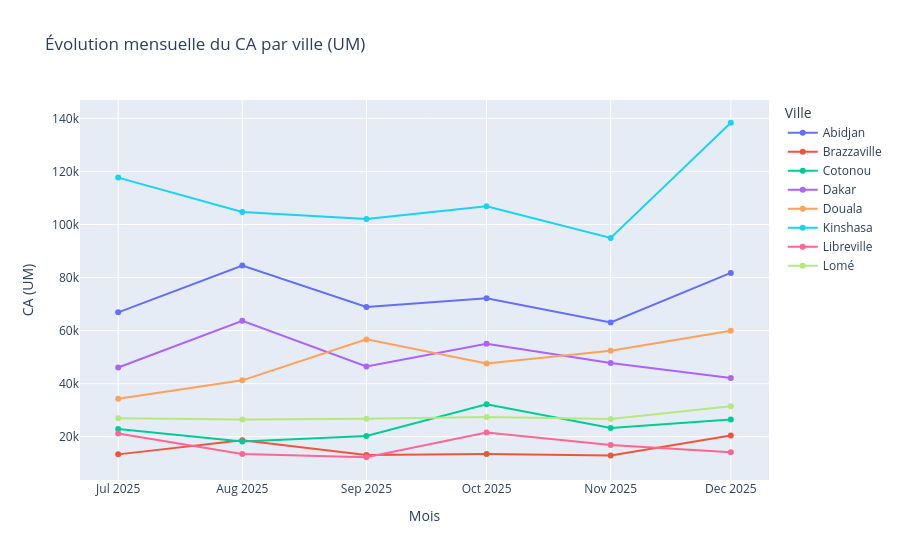

The cell this chart's notebook holds for it:
### Code cell
fig = px.line(pv.T, markers=True, title="Évolution mensuelle du CA par ville (UM)",
              labels={"value": "CA (UM)", "mois_label": "Mois", "ville": "Ville"}); fig.show()
fig, ax = plt.subplots(figsize=(9, 3.6)); croiss_ = ville["croissance_dec_vs_juil_%"].sort_values()
sns.barplot(y=croiss_.index, x=croiss_.values, ax=ax, palette=["#c0392b" if v < 0 else "#27ae60" for v in croiss_.values])
ax.set_title("Croissance du CA, décembre vs juillet (%)"); ax.set_xlabel("%"); ax.set_ylabel("")
save("07_croissance_villes"); plt.show()

### Figure 1 — Plotly figure (JSON) as saved in the notebook; plotly's stock layout.template omitted (floating-point values rounded to 4 significant figures)
{"data": [{"hovertemplate": "Ville=Abidjan<br>Mois=%{x}<br>CA (UM)=%{y}<extra></extra>", "legendgroup": "Abidjan", "line": {"color": "#636efa", "dash": "solid"}, "marker": {"symbol": "circle"}, "mode": "lines+markers", "name": "Abidjan", "orientation": "v", "showlegend": true, "type": "scatter", "x": ["2025-07", "2025-08", "2025-09", "2025-10", "2025-11", "2025-12"], "xaxis": "x", "y": [66890.0, 84560.0, 68930.0, 72160.0, 63070.0, 81760.0], "yaxis": "y"}, {"hovertemplate": "Ville=Brazzaville<br>Mois=%{x}<br>CA (UM)=%{y}<extra></extra>", "legendgroup": "Brazzaville", "line": {"color": "#EF553B", "dash": "solid"}, "marker": {"symbol": "circle"}, "mode": "lines+markers", "name": "Brazzaville", "orientation": "v", "showlegend": true, "type": "scatter", "x": ["2025-07", "2025-08", "2025-09", "2025-10", "2025-11", "2025-12"], "xaxis": "x", "y": [13350.0, 18640.0, 13150.0, 13520.0, 12930.0, 20500.0], "yaxis": "y"}, {"hovertemplate": "Ville=Cotonou<br>Mois=%{x}<br>CA (UM)=%{y}<extra></extra>", "legendgroup": "Cotonou", "line": {"color": "#00cc96", "dash": "solid"}, "marker": {"symbol": "circle"}, "mode": "lines+markers", "name": "Cotonou", "orientation": "v", "showlegend": true, "type": "scatter", "x": ["2025-07", "2025-08", "2025-09", "2025-10", "2025-11", "2025-12"], "xaxis": "x", "y": [22920.0, 18160.0, 20260.0, 32210.0, 23320.0, 26480.0], "yaxis": "y"}, {"hovertemplate": "Ville=Dakar<br>Mois=%{x}<br>CA (UM)=%{y}<extra></extra>", "legendgroup": "Dakar", "line": {"color": "#ab63fa", "dash": "solid"}, "marker": {"symbol": "circle"}, "mode": "lines+markers", "name": "Dakar", "orientation": "v", "showlegend": true, "type": "scatter", "x": ["2025-07", "2025-08", "2025-09", "2025-10", "2025-11", "2025-12"], "xaxis": "x", "y": [46090.0, 63700.0, 46510.0, 55050.0, 47790.0, 42180.0], "yaxis": "y"}, {"hovertemplate": "Ville=Douala<br>Mois=%{x}<br>CA (UM)=%{y}<extra></extra>", "legendgroup": "Douala", "line": {"color": "#FFA15A", "dash": "solid"}, "marker": {"symbol": "circle"}, "mode": "lines+markers", "name": "Douala", "orientation": "v", "showlegend": true, "type": "scatter", "x": ["2025-07", "2025-08", "2025-09", "2025-10", "2025-11", "2025-12"], "xaxis": "x", "y": [34340.0, 41260.0, 56700.0, 47640.0, 52400.0, 59910.0], "yaxis": "y"}, {"hovertemplate": "Ville=Kinshasa<br>Mois=%{x}<br>CA (UM)=%{y}<extra></extra>", "legendgroup": "Kinshasa", "line": {"color": "#19d3f3", "dash": "solid"}, "marker": {"symbol": "circle"}, "mode": "lines+markers", "name": "Kinshasa", "orientation": "v", "showlegend": true, "type": "scatter", "x": ["2025-07", "2025-08", "2025-09", "2025-10", "2025-11", "2025-12"], "xaxis": "x", "y": [117700.0, 104700.0, 102100.0, 106900.0, 94970.0, 138400.0], "yaxis": "y"}, {"hovertemplate": "Ville=Libreville<br>Mois=%{x}<br>CA (UM)=%{y}<extra></extra>", "legendgroup": "Libreville", "line": {"color": "#FF6692", "dash": "solid"}, "marker": {"symbol": "circle"}, "mode": "lines+markers", "name": "Libreville", "orientation": "v", "showlegend": true, "type": "scatter", "x": ["2025-07", "2025-08", "2025-09", "2025-10", "2025-11", "2025-12"], "xaxis": "x", "y": [21180.0, 13510.0, 12260.0, 21630.0, 16920.0, 14180.0], "yaxis": "y"}, {"hovertemplate": "Ville=Lomé<br>Mois=%{x}<br>CA (UM)=%{y}<extra></extra>", "legendgroup": "Lomé", "line": {"color": "#B6E880", "dash": "solid"}, "marker": {"symbol": "circle"}, "mode": "lines+markers", "name": "Lomé", "orientation": "v", "showlegend": true, "type": "scatter", "x": ["2025-07", "2025-08", "2025-09", "2025-10", "2025-11", "2025-12"], "xaxis": "x", "y": [26950.0, 26490.0, 26800.0, 27480.0, 26700.0, 31460.0], "yaxis": "y"}], "layout": {"legend": {"title": {"text": "Ville"}, "tracegroupgap": 0}, "title": {"text": "Évolution mensuelle du CA par ville (UM)"}, "xaxis": {"anchor": "y", "domain": [0.0, 1.0], "title": {"text": "Mois"}}, "yaxis": {"anchor": "x", "domain": [0.0, 1.0], "title": {"text": "CA (UM)"}}}}
